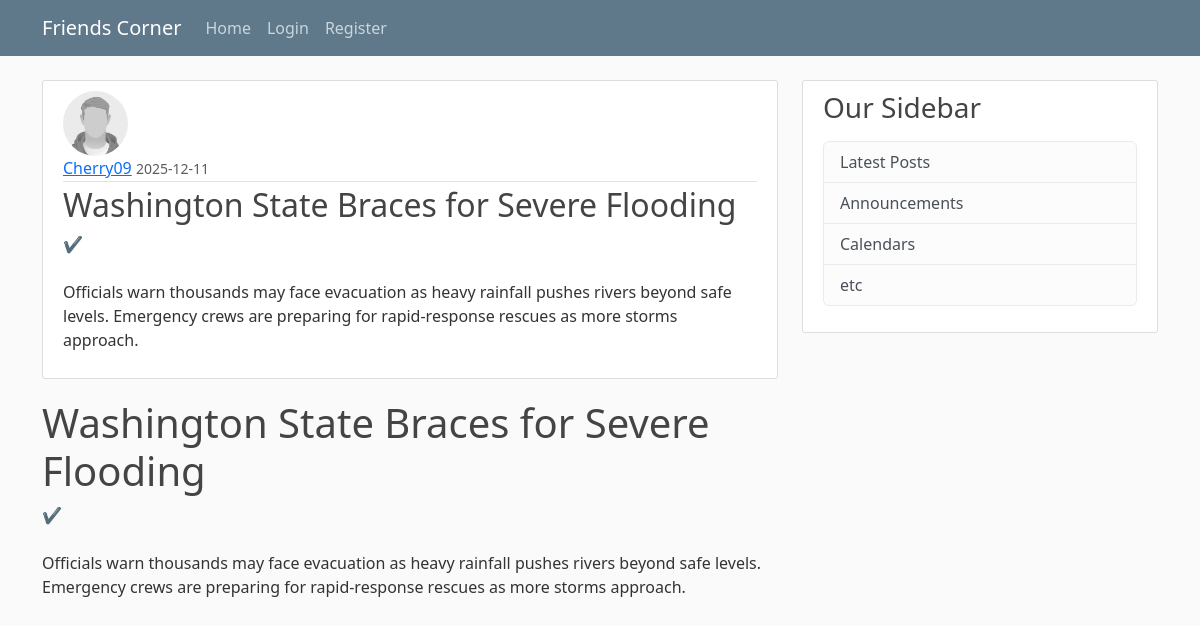
Page /post/24 on the committed database.
### firstblog/models.py (models this page shows, shortened)
class User(db.Model, UserMixin):
    id = db.Column(db.Integer, primary_key=True)
    username = db.Column(db.String(20), unique=True, nullable=False)
    email = db.Column(db.String(120), unique=True, nullable=False)
    image_file = db.Column(db.String(20), nullable=False, default='default.jpg')
    password = db.Column(db.String(60), nullable=False)
    posts = db.relationship('Post', backref='author', lazy=True)

class Post(db.Model):
    id = db.Column(db.Integer, primary_key=True)
    title = db.Column(db.String(20), nullable=False)
    date_posted = db.Column(db.DateTime, nullable=False, default=datetime.utcnow)
    content = db.Column(db.Text(),nullable=False)
    user_id = db.Column(db.Integer, db.ForeignKey('user.id'),nullable=False)

### firstblog/posts/routes.py (the view)
@posts.route("/post/<int:post_id>")
def post(post_id):
    post = Post.query.get_or_404(post_id)
    return render_template('post.html', title=post.title, post=post)

### firstblog/templates/post.html (shortened to what this page needs)
{% extends "layout.html" %}
{% block content %}
  <article class="media content-section">
    <img class="rounded-circle article-img" src="{{ url_for('static', filename='profile_pics/' + post.author.image_file) }}">
    <div class="media-body">
      <div class="article-metadata">
        <a class="mr-2" href="{{ url_for('users.user_posts', username=post.author.username) }}">{{ post.author.username }}</a>
        <small class="text-muted">{{ post.date_posted.strftime('%Y-%m-%d') }}</small>
      </div>
      <h2 class="article-title">{{ post.title }}</h2>
      <p class="article-content">{{ post.content }}</p>
    </div>
  </article>
  <article class="post">
    <h1>{{ post.title }}</h1>
    <div class="post-body">
        {{ post.content | replace('\n', '<br>') | safe }}
    </div>
  </article>
{% endblock content %}

### firstblog/static/main.css (style rules this page uses)
body { background: #fafafa; color: #333333; margin-top: 5rem; }
h1, h2, h3, h4, h5, h6 { color: #444444; }
.content-section { background: #ffffff; padding: 10px 20px; border: 1px solid #dddddd; border-radius: 3px; margin-bottom: 20px; }
.article-title { color: #444444; }
.article-content { white-space: pre-line; }
.article-img { height: 65px; width: 65px; margin-right: 16px; }
.article-metadata { padding-bottom: 1px; margin-bottom: 4px; border-bottom: 1px solid #e3e3e3 }

### rows in the picture
User: image_file (placeholder picture), author.username "Cherry09"
Post: date_posted "2025-12-11", title "Washington State Braces for Severe Flooding", content "✔️ Officials warn thousands may face evacuation as heavy rainfall pushes rivers beyond safe levels. Emergency crews are preparing for rapid-response rescues as more storms approach."
